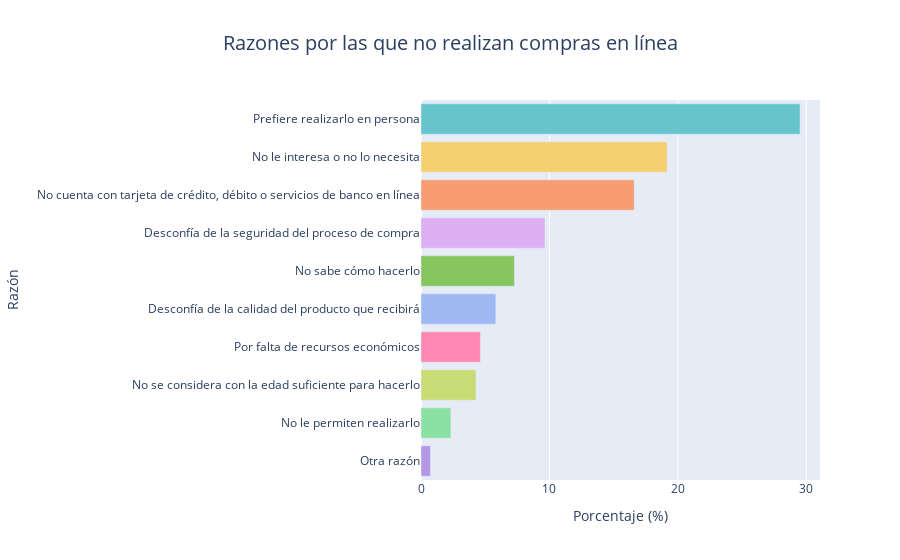

Here is the notebook cell this chart was saved with:
### Code cell
# Data preparation
razones = ["Prefiere realizarlo en persona", "No le interesa o no lo necesita", "Por falta de recursos económicos", 
           "Desconfía de la calidad del producto que recibirá", "Desconfía de la seguridad del proceso de compra", 
           "No le permiten realizarlo", "No cuenta con tarjeta de crédito, débito o servicios de banco en línea", 
           "No sabe cómo hacerlo", "No se considera con la edad suficiente para hacerlo", "Otra razón"]

porcentajes = [calculated_value for calculated_value in porcentajes]  # Use your previously calculated list

# Create DataFrame for plotting
data = pd.DataFrame({
    'Razón': razones,
    'Porcentaje': porcentajes
})

data = data.sort_values(by="Porcentaje", ascending=False)

# Define pastel colors
colores_pastel = px.colors.qualitative.Pastel

# Create the horizontal bar chart
fig = px.bar(
    data,
    x='Porcentaje',
    y='Razón',
    title="Razones por las que no realizan compras en línea",
    orientation='h',
    color='Razón',
    color_discrete_sequence=colores_pastel
)

# Update layout to remove legend
fig.update_layout(
    title_font_size=20,
    title_x=0.5,
    xaxis_title="Porcentaje (%)",
    yaxis_title="Razón",
    showlegend=False  # Remove legend
)

fig.show()

### Figure 1 — Plotly figure (JSON) as saved in the notebook; plotly's stock layout.template omitted (floating-point values rounded to 4 significant figures)
{"data": [{"alignmentgroup": "True", "hovertemplate": "Razón=%{y}<br>Porcentaje=%{x}<extra></extra>", "legendgroup": "Prefiere realizarlo en persona", "marker": {"color": "rgb(102, 197, 204)", "pattern": {"shape": ""}}, "name": "Prefiere realizarlo en persona", "offsetgroup": "Prefiere realizarlo en persona", "orientation": "h", "showlegend": true, "textposition": "auto", "type": "bar", "x": [29.51], "xaxis": "x", "y": ["Prefiere realizarlo en persona"], "yaxis": "y"}, {"alignmentgroup": "True", "hovertemplate": "Razón=%{y}<br>Porcentaje=%{x}<extra></extra>", "legendgroup": "No le interesa o no lo necesita", "marker": {"color": "rgb(246, 207, 113)", "pattern": {"shape": ""}}, "name": "No le interesa o no lo necesita", "offsetgroup": "No le interesa o no lo necesita", "orientation": "h", "showlegend": true, "textposition": "auto", "type": "bar", "x": [19.16], "xaxis": "x", "y": ["No le interesa o no lo necesita"], "yaxis": "y"}, {"alignmentgroup": "True", "hovertemplate": "Razón=%{y}<br>Porcentaje=%{x}<extra></extra>", "legendgroup": "No cuenta con tarjeta de crédito, débito o servicios de banco en línea", "marker": {"color": "rgb(248, 156, 116)", "pattern": {"shape": ""}}, "name": "No cuenta con tarjeta de crédito, débito o servicios de banco en línea", "offsetgroup": "No cuenta con tarjeta de crédito, débito o servicios de banco en línea", "orientation": "h", "showlegend": true, "textposition": "auto", "type": "bar", "x": [16.6], "xaxis": "x", "y": ["No cuenta con tarjeta de crédito, débito o servicios de banco en línea"], "yaxis": "y"}, {"alignmentgroup": "True", "hovertemplate": "Razón=%{y}<br>Porcentaje=%{x}<extra></extra>", "legendgroup": "Desconfía de la seguridad del proceso de compra", "marker": {"color": "rgb(220, 176, 242)", "pattern": {"shape": ""}}, "name": "Desconfía de la seguridad del proceso de compra", "offsetgroup": "Desconfía de la seguridad del proceso de compra", "orientation": "h", "showlegend": true, "textposition": "auto", "type": "bar", "x": [9.656], "xaxis": "x", "y": ["Desconfía de la seguridad del proceso de compra"], "yaxis": "y"}, {"alignmentgroup": "True", "hovertemplate": "Razón=%{y}<br>Porcentaje=%{x}<extra></extra>", "legendgroup": "No sabe cómo hacerlo", "marker": {"color": "rgb(135, 197, 95)", "pattern": {"shape": ""}}, "name": "No sabe cómo hacerlo", "offsetgroup": "No sabe cómo hacerlo", "orientation": "h", "showlegend": true, "textposition": "auto", "type": "bar", "x": [7.273], "xaxis": "x", "y": ["No sabe cómo hacerlo"], "yaxis": "y"}, {"alignmentgroup": "True", "hovertemplate": "Razón=%{y}<br>Porcentaje=%{x}<extra></extra>", "legendgroup": "Desconfía de la calidad del producto que recibirá", "marker": {"color": "rgb(158, 185, 243)", "pattern": {"shape": ""}}, "name": "Desconfía de la calidad del producto que recibirá", "offsetgroup": "Desconfía de la calidad del producto que recibirá", "orientation": "h", "showlegend": true, "textposition": "auto", "type": "bar", "x": [5.827], "xaxis": "x", "y": ["Desconfía de la calidad del producto que recibirá"], "yaxis": "y"}, {"alignmentgroup": "True", "hovertemplate": "Razón=%{y}<br>Porcentaje=%{x}<extra></extra>", "legendgroup": "Por falta de recursos económicos", "marker": {"color": "rgb(254, 136, 177)", "pattern": {"shape": ""}}, "name": "Por falta de recursos económicos", "offsetgroup": "Por falta de recursos económicos", "orientation": "h", "showlegend": true, "textposition": "auto", "type": "bar", "x": [4.62], "xaxis": "x", "y": ["Por falta de recursos económicos"], "yaxis": "y"}, {"alignmentgroup": "True", "hovertemplate": "Razón=%{y}<br>Porcentaje=%{x}<extra></extra>", "legendgroup": "No se considera con la edad suficiente para hacerlo", "marker": {"color": "rgb(201, 219, 116)", "pattern": {"shape": ""}}, "name": "No se considera con la edad suficiente para hacerlo", "offsetgroup": "No se considera con la edad suficiente para hacerlo", "orientation": "h", "showlegend": true, "textposition": "auto", "type": "bar", "x": [4.28], "xaxis": "x", "y": ["No se considera con la edad suficiente para hacerlo"], "yaxis": "y"}, {"alignmentgroup": "True", "hovertemplate": "Razón=%{y}<br>Porcentaje=%{x}<extra></extra>", "legendgroup": "No le permiten realizarlo", "marker": {"color": "rgb(139, 224, 164)", "pattern": {"shape": ""}}, "name": "No le permiten realizarlo", "offsetgroup": "No le permiten realizarlo", "orientation": "h", "showlegend": true, "textposition": "auto", "type": "bar", "x": [2.327], "xaxis": "x", "y": ["No le permiten realizarlo"], "yaxis": "y"}, {"alignmentgroup": "True", "hovertemplate": "Razón=%{y}<br>Porcentaje=%{x}<extra></extra>", "legendgroup": "Otra razón", "marker": {"color": "rgb(180, 151, 231)", "pattern": {"shape": ""}}, "name": "Otra razón", "offsetgroup": "Otra razón", "orientation": "h", "showlegend": true, "textposition": "auto", "type": "bar", "x": [0.741], "xaxis": "x", "y": ["Otra razón"], "yaxis": "y"}], "layout": {"barmode": "relative", "legend": {"title": {"text": "Razón"}, "tracegroupgap": 0}, "showlegend": false, "title": {"font": {"size": 20}, "text": "Razones por las que no realizan compras en línea", "x": 0.5}, "xaxis": {"anchor": "y", "domain": [0, 1], "title": {"text": "Porcentaje (%)"}}, "yaxis": {"anchor": "x", "categoryarray": ["Otra razón", "No le permiten realizarlo", "No se considera con la edad suficiente para hacerlo", "Por falta de recursos económicos", "Desconfía de la calidad del producto que recibirá", "No sabe cómo hacerlo", "Desconfía de la seguridad del proceso de compra", "No cuenta con tarjeta de crédito, débito o servicios de banco en línea", "No le interesa o no lo necesita", "Prefiere realizarlo en persona"], "categoryorder": "array", "domain": [0, 1], "title": {"text": "Razón"}}}}
